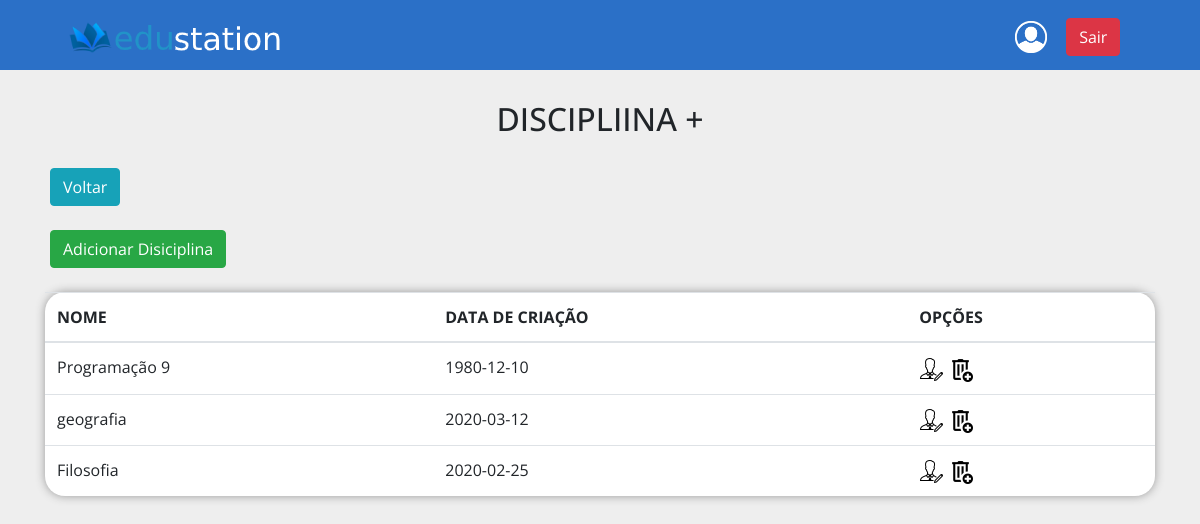
The page /getAllSubjects.php (signed in) on the database its author committed.
### tables this page shows
CREATE TABLE `subject` (
  `id` int(11) NOT NULL,
  `tname` varchar(255) NOT NULL,
  `date_created` date NOT NULL
);

### classes/UsersSubjects.php (called while the page is built, shortened)
<?php
class UsersSubjects
{
    public function getAllSubjects()
    {
        global $pdo;
        $array = array();
        $sql = $pdo->query("SELECT * FROM subject");
        if ($sql->rowCount() > 0) {
            $array = $sql->fetchAll();
        }
        return $array;
    }
}

### getAllSubjects.php (the view, shortened to what this page needs)
<?php
require __DIR__ . "/pages/header.php";
?>
<h1 class="title">DISCIPLIINA +</h1>
<a href="index.php"><button type="button" class="style btn btn-info">Voltar</button></a> <br><br>
<a href="registerSubjects.php"><button type="button" class="style btn btn-success">Adicionar Disiciplina</button></a> <br><br>
<div class="container">
    <table class="table table-hover">
        <thead>
        <tr>
            <th scope="col">NOME</th>
            <th scope="col">DATA DE CRIAÇÃO</th>
            <th scope="col">OPÇÕES</th>
        </tr>
        </thead>
        <tbody>
    <?php
    require __DIR__ . "/classes/UsersSubjects.php";
    $user = new UsersSubjects();
    $subjects = $user->getAllSubjects();
    foreach ($subjects as $subject):
        ?>
        <tr>
            <td><?= $subject['tname'];?></td>
            <td><?= $subject['date_created'];?></td>
            <td>
                <a href="alterInfoSubjects.php?id=<?php echo $subject['id']; ?>">
                    <img src="assets/images/editar.png" alt="Editar" title="Editar" width="25px" height="auto">
                </a>
                <a href="deleteSubjects.php?id=<?php echo $subject['id']; ?>">
                    <img src="assets/images/lixeira.png" alt="Excluir" title="Excluir" width="25px" height="auto">
                </a>
            </td>
        </tr>
    <?php endforeach; ?>
        </tbody>
</table>
</div>
<?php
require __DIR__ . "/pages/footer.php";
?>

### assets/css/style.css (style rules this page uses)
.title { margin-top: 30px; margin-bottom: 30px; font-size: 2em; text-align: center; }
table { background-color: #fff; border-radius: 20px; box-shadow: 0px 0px 10px #999; }
a .style { margin-left: 50px; }

### rows shown on the page
subject: tname "Programação 9", date_created "1980-12-10"
subject: tname "geografia", date_created "2020-03-12"
subject: tname "Filosofia", date_created "2020-02-25"
